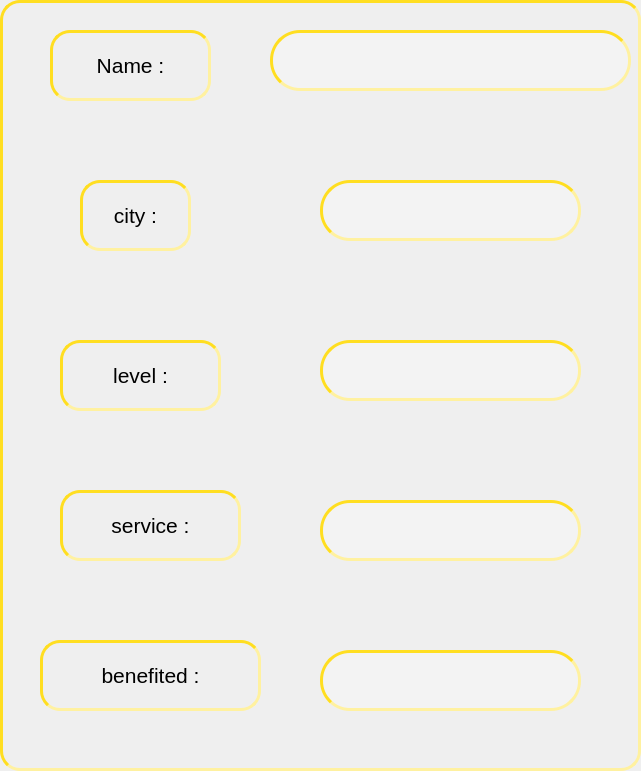
       <widget class="QFrame" name="frame_center">
        <property name="geometry">
         <rect>
          <x>660</x>
          <y>50</y>
          <width>641</width>
          <height>771</height>
         </rect>
        </property>
        <property name="styleSheet">
         <string notr="true">border-color : rgb(255, 222, 33);
border-width : 2.5px;
border-style:inset;
border-radius : 20px;</string>
        </property>
        <property name="frameShape">
         <enum>QFrame::WinPanel</enum>
        </property>
        <property name="frameShadow">
         <enum>QFrame::Plain</enum>
        </property>
        <property name="lineWidth">
         <number>20</number>
        </property>
        <widget class="QLineEdit" name="txt_center">
         <property name="geometry">
          <rect>
           <x>270</x>
           <y>30</y>
           <width>361</width>
           <height>61</height>
          </rect>
         </property>
         <property name="font">
          <font>
           <family>Nirmala UI</family>
           <pointsize>11</pointsize>
           <weight>9</weight>
           <italic>false</italic>
           <bold>false</bold>
          </font>
         </property>
         <property name="styleSheet">
          <string notr="true">font: 75 11pt &quot;Nirmala UI&quot;;

background-color: rgb(243, 243, 243);
border-radius : 30px;
selection-background-color: blue;


</string>
         </property>
         <property name="text">
          <string/>
         </property>
         <property name="alignment">
          <set>Qt::AlignCenter</set>
         </property>
         <property name="cursorMoveStyle">
          <enum>Qt::VisualMoveStyle</enum>
         </property>
        </widget>
        <widget class="QLineEdit" name="txt_center_city">
         <property name="geometry">
          <rect>
           <x>320</x>
           <y>180</y>
           <width>261</width>
           <height>61</height>
          </rect>
         </property>
         <property name="font">
          <font>
           <family>Nirmala UI</family>
           <pointsize>11</pointsize>
           <weight>9</weight>
           <italic>false</italic>
           <bold>false</bold>
          </font>
         </property>
         <property name="styleSheet">
          <string notr="true">font: 75 11pt &quot;Nirmala UI&quot;;

background-color: rgb(243, 243, 243);
border-radius : 30px;
selection-background-color: blue;


</string>
         </property>
         <property name="text">
          <string/>
         </property>
         <property name="alignment">
          <set>Qt::AlignCenter</set>
         </property>
         <property name="cursorMoveStyle">
          <enum>Qt::VisualMoveStyle</enum>
         </property>
        </widget>
        <widget class="QLineEdit" name="txt_level">
         <property name="geometry">
          <rect>
           <x>320</x>
           <y>340</y>
           <width>261</width>
           <height>61</height>
          </rect>
         </property>
         <property name="font">
          <font>
           <family>Nirmala UI</family>
           <pointsize>11</pointsize>
           <weight>9</weight>
           <italic>false</italic>
           <bold>false</bold>
          </font>
         </property>
         <property name="styleSheet">
          <string notr="true">font: 75 11pt &quot;Nirmala UI&quot;;

background-color: rgb(243, 243, 243);
border-radius : 30px;
selection-background-color: blue;


</string>
         </property>
         <property name="text">
          <string/>
         </property>
         <property name="alignment">
          <set>Qt::AlignCenter</set>
         </property>
         <property name="cursorMoveStyle">
          <enum>Qt::VisualMoveStyle</enum>
         </property>
        </widget>
        <widget class="QLineEdit" name="txt_service">
         <property name="geometry">
          <rect>
           <x>320</x>
           <y>500</y>
           <width>261</width>
           <height>61</height>
          </rect>
         </property>
         <property name="font">
          <font>
           <family>Nirmala UI</family>
           <pointsize>11</pointsize>
           <weight>9</weight>
           <italic>false</italic>
           <bold>false</bold>
          </font>
         </property>
         <property name="styleSheet">
          <string notr="true">font: 75 11pt &quot;Nirmala UI&quot;;

background-color: rgb(243, 243, 243);
border-radius : 30px;
selection-background-color: blue;


</string>
         </property>
         <property name="text">
          <string/>
         </property>
         <property name="alignment">
          <set>Qt::AlignCenter</set>
         </property>
         <property name="cursorMoveStyle">
          <enum>Qt::VisualMoveStyle</enum>
         </property>
        </widget>
        <widget class="QLineEdit" name="txt_benefited">
         <property name="geometry">
          <rect>
           <x>320</x>
           <y>650</y>
           <width>261</width>
           <height>61</height>
          </rect>
         </property>
         <property name="font">
          <font>
           <family>Nirmala UI</family>
           <pointsize>11</pointsize>
           <weight>9</weight>
           <italic>false</italic>
           <bold>false</bold>
          </font>
         </property>
         <property name="styleSheet">
          <string notr="true">font: 75 11pt &quot;Nirmala UI&quot;;

background-color: rgb(243, 243, 243);
border-radius : 30px;
selection-background-color: blue;


</string>
         </property>
         <property name="text">
          <string/>
         </property>
         <property name="alignment">
          <set>Qt::AlignCenter</set>
         </property>
         <property name="cursorMoveStyle">
          <enum>Qt::VisualMoveStyle</enum>
         </property>
        </widget>
        <widget class="QLabel" name="label_2">
         <property name="enabled">
          <bool>true</bool>
         </property>
         <property name="geometry">
          <rect>
           <x>50</x>
           <y>30</y>
           <width>161</width>
           <height>71</height>
          </rect>
         </property>
         <property name="font">
          <font>
           <family>Segoe UI</family>
           <pointsize>16</pointsize>
           <weight>9</weight>
           <italic>false</italic>
           <bold>false</bold>
          </font>
         </property>
         <property name="tabletTracking">
          <bool>false</bool>
         </property>
         <property name="focusPolicy">
          <enum>Qt::ClickFocus</enum>
         </property>
         <property name="autoFillBackground">
          <bool>false</bool>
         </property>
         <property name="styleSheet">
          <string notr="true">color : rgb(247, 255, 255);
font: 75 16pt &quot;Segoe UI&quot;;

QLabel { 
	background-color : rgb(0, 0, 63) 
	border: 3px solid blue;
    border-color : rgb(0, 0, 63);
}
</string>
         </property>
         <property name="frameShape">
          <enum>QFrame::HLine</enum>
         </property>
         <property name="frameShadow">
          <enum>QFrame::Plain</enum>
         </property>
         <property name="lineWidth">
          <number>0</number>
         </property>
         <property name="text">
          <string>Name :</string>
         </property>
         <property name="textFormat">
          <enum>Qt::AutoText</enum>
         </property>
         <property name="scaledContents">
          <bool>true</bool>
         </property>
         <property name="alignment">
          <set>Qt::AlignCenter</set>
         </property>
         <property name="wordWrap">
          <bool>true</bool>
         </property>
         <property name="margin">
          <number>10</number>
         </property>
         <property name="textInteractionFlags">
          <set>Qt::NoTextInteraction</set>
         </property>
        </widget>
        <widget class="QLabel" name="label_3">
         <property name="enabled">
          <bool>true</bool>
         </property>
         <property name="geometry">
          <rect>
           <x>80</x>
           <y>180</y>
           <width>111</width>
           <height>71</height>
          </rect>
         </property>
         <property name="font">
          <font>
           <family>Segoe UI</family>
           <pointsize>16</pointsize>
           <weight>9</weight>
           <italic>false</italic>
           <bold>false</bold>
          </font>
         </property>
         <property name="tabletTracking">
          <bool>false</bool>
         </property>
         <property name="focusPolicy">
          <enum>Qt::ClickFocus</enum>
         </property>
         <property name="autoFillBackground">
          <bool>false</bool>
         </property>
         <property name="styleSheet">
          <string notr="true">color : rgb(247, 255, 255);
font: 75 16pt &quot;Segoe UI&quot;;

QLabel { 
	background-color : rgb(0, 0, 63) 
	border: 3px solid blue;
    border-color : rgb(0, 0, 63);
}
</string>
         </property>
         <property name="frameShape">
          <enum>QFrame::HLine</enum>
         </property>
         <property name="frameShadow">
          <enum>QFrame::Plain</enum>
         </property>
         <property name="lineWidth">
          <number>0</number>
         </property>
         <property name="text">
          <string>city :</string>
         </property>
         <property name="textFormat">
          <enum>Qt::AutoText</enum>
         </property>
         <property name="scaledContents">
          <bool>true</bool>
         </property>
         <property name="alignment">
          <set>Qt::AlignCenter</set>
         </property>
         <property name="wordWrap">
          <bool>true</bool>
         </property>
         <property name="margin">
          <number>10</number>
         </property>
         <property name="textInteractionFlags">
          <set>Qt::NoTextInteraction</set>
         </property>
        </widget>
        <widget class="QLabel" name="level">
         <property name="enabled">
          <bool>true</bool>
         </property>
         <property name="geometry">
          <rect>
           <x>60</x>
           <y>340</y>
           <width>161</width>
           <height>71</height>
          </rect>
         </property>
         <property name="font">
          <font>
           <family>Segoe UI</family>
           <pointsize>16</pointsize>
           <weight>9</weight>
           <italic>false</italic>
           <bold>false</bold>
          </font>
         </property>
         <property name="tabletTracking">
          <bool>false</bool>
         </property>
         <property name="focusPolicy">
          <enum>Qt::ClickFocus</enum>
         </property>
         <property name="autoFillBackground">
          <bool>false</bool>
         </property>
         <property name="styleSheet">
          <string notr="true">color : rgb(247, 255, 255);
font: 75 16pt &quot;Segoe UI&quot;;

QLabel { 
	background-color : rgb(0, 0, 63) 
	border: 3px solid blue;
    border-color : rgb(0, 0, 63);
}
</string>
         </property>
         <property name="frameShape">
          <enum>QFrame::HLine</enum>
         </property>
         <property name="frameShadow">
          <enum>QFrame::Plain</enum>
         </property>
         <property name="lineWidth">
          <number>0</number>
         </property>
         <property name="text">
          <string>level :</string>
         </property>
         <property name="textFormat">
          <enum>Qt::AutoText</enum>
         </property>
         <property name="scaledContents">
          <bool>true</bool>
         </property>
         <property name="alignment">
          <set>Qt::AlignCenter</set>
         </property>
         <property name="wordWrap">
          <bool>true</bool>
         </property>
         <property name="margin">
          <number>10</number>
         </property>
         <property name="textInteractionFlags">
          <set>Qt::NoTextInteraction</set>
         </property>
        </widget>
        <widget class="QLabel" name="label_5">
         <property name="enabled">
          <bool>true</bool>
         </property>
         <property name="geometry">
          <rect>
           <x>60</x>
           <y>490</y>
           <width>181</width>
           <height>71</height>
          </rect>
         </property>
         <property name="font">
          <font>
           <family>Segoe UI</family>
           <pointsize>16</pointsize>
           <weight>9</weight>
           <italic>false</italic>
           <bold>false</bold>
          </font>
         </property>
         <property name="tabletTracking">
          <bool>false</bool>
         </property>
         <property name="focusPolicy">
          <enum>Qt::ClickFocus</enum>
         </property>
         <property name="autoFillBackground">
          <bool>false</bool>
         </property>
         <property name="styleSheet">
          <string notr="true">color : rgb(247, 255, 255);
font: 75 16pt &quot;Segoe UI&quot;;

QLabel { 
	background-color : rgb(0, 0, 63) 
	border-size: 0px;
    border-color : rgb(0, 0, 63);
}
</string>
         </property>
         <property name="frameShape">
          <enum>QFrame::HLine</enum>
         </property>
         <property name="frameShadow">
          <enum>QFrame::Plain</enum>
         </property>
         <property name="lineWidth">
          <number>0</number>
         </property>
         <property name="text">
          <string>service :</string>
         </property>
         <property name="textFormat">
          <enum>Qt::AutoText</enum>
         </property>
         <property name="scaledContents">
          <bool>true</bool>
         </property>
         <property name="alignment">
          <set>Qt::AlignCenter</set>
         </property>
         <property name="wordWrap">
          <bool>true</bool>
         </property>
         <property name="margin">
          <number>10</number>
         </property>
         <property name="textInteractionFlags">
          <set>Qt::NoTextInteraction</set>
         </property>
        </widget>
        <widget class="QLabel" name="label_6">
         <property name="enabled">
          <bool>true</bool>
         </property>
         <property name="geometry">
          <rect>
           <x>40</x>
           <y>640</y>
           <width>221</width>
           <height>71</height>
          </rect>
         </property>
         <property name="font">
          <font>
           <family>Segoe UI</family>
           <pointsize>16</pointsize>
           <weight>9</weight>
           <italic>false</italic>
           <bold>false</bold>
          </font>
         </property>
         <property name="tabletTracking">
          <bool>false</bool>
         </property>
         <property name="focusPolicy">
          <enum>Qt::ClickFocus</enum>
         </property>
         <property name="autoFillBackground">
          <bool>false</bool>
         </property>
         <property name="styleSheet">
          <string notr="true">color : rgb(247, 255, 255);
font: 75 16pt &quot;Segoe UI&quot;;

QLabel { 
	background-color : rgb(0, 0, 63) 
	border: 3px solid blue;
    border-color : rgb(0, 0, 63);
}
</string>
         </property>
         <property name="frameShape">
          <enum>QFrame::HLine</enum>
         </property>
         <property name="frameShadow">
          <enum>QFrame::Plain</enum>
         </property>
         <property name="lineWidth">
          <number>0</number>
         </property>
         <property name="text">
          <string>benefited :</string>
         </property>
         <property name="textFormat">
          <enum>Qt::AutoText</enum>
         </property>
         <property name="scaledContents">
          <bool>true</bool>
         </property>
         <property name="alignment">
          <set>Qt::AlignCenter</set>
         </property>
         <property name="wordWrap">
          <bool>true</bool>
         </property>
         <property name="margin">
          <number>10</number>
         </property>
         <property name="textInteractionFlags">
          <set>Qt::NoTextInteraction</set>
         </property>
        </widget>
        <zorder>label_2</zorder>
        <zorder>txt_center</zorder>
        <zorder>txt_center_city</zorder>
        <zorder>txt_level</zorder>
        <zorder>txt_service</zorder>
        <zorder>txt_benefited</zorder>
        <zorder>label_3</zorder>
        <zorder>level</zorder>
        <zorder>label_5</zorder>
        <zorder>label_6</zorder>
       </widget>
